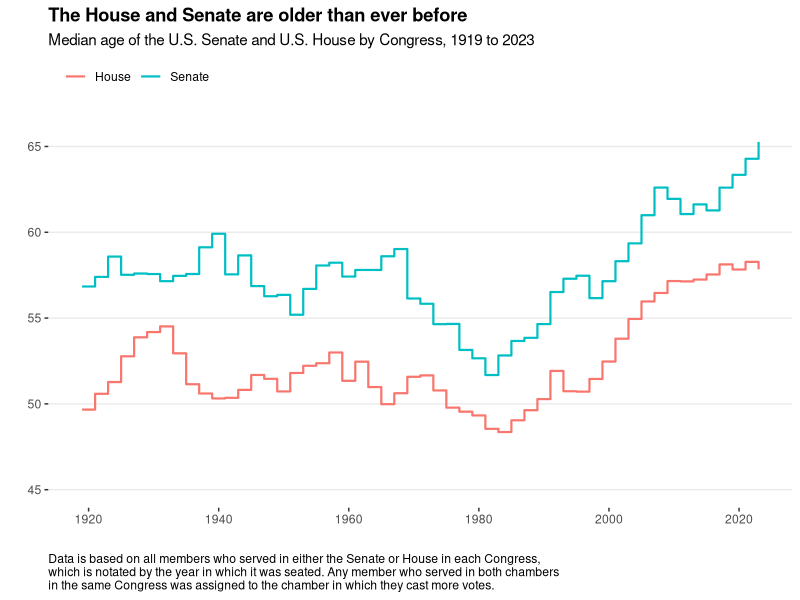

The R script that drew this image:
## ---- chunk 1
knitr::opts_chunk$set(echo = TRUE)
## ---- chunk 2
library(tidyverse)
library(ggrepel)
## ---- chunk 3

## ---- chunk 4
raw_df <- read.csv('data/data_aging_congress.csv')
## ---- chunk 5
work_df <- raw_df %>%
  mutate(year = year(start_date))
## ---- chunk 6
fig1_df <- work_df %>% 
  group_by(year, chamber) %>%
  summarize(median_age = median(age_years)) %>%
  ungroup()
## ---- chunk 7
fig1 <- fig1_df %>%
  ggplot(aes(x=year, y=median_age, col=chamber)) +
  geom_step(linewidth=0.75) +
  theme_bw() +
  scale_x_continuous(breaks = seq(1920, 2020, 20), limits = c(1919, 2023)) +
  scale_y_continuous(breaks = seq(45, 65, 5), limits = c(45, 66)) +
  theme(panel.grid.major.x = element_blank(),
        panel.grid.minor.x = element_blank(),
        panel.grid.minor.y = element_blank(),
        panel.border = element_blank(),
        plot.title = element_text(face = "bold"),
        legend.position = 'top', 
        legend.justification = 'left',
        plot.caption = element_text(hjust=0)) +
  labs(x='', y='', col='',
       title = "The House and Senate are older than ever before",
       subtitle = "Median age of the U.S. Senate and U.S. House by Congress, 1919 to 2023",
       caption = "Data is based on all members who served in either the Senate or House in each Congress,\nwhich is notated by the year in which it was seated. Any member who served in both chambers\nin the same Congress was assigned to the chamber in which they cast more votes.") 
## ---- chunk 8
fig1
## ---- chunk 9
fig2_df <- work_df %>%
  group_by(year, generation) %>%
  summarize(n_gen = n()) %>%
  mutate(prop_gen = n_gen / sum(n_gen) * 100) %>%
  ungroup()
## ---- chunk 10
# fig2 <- fig2_df %>%
#   ggplot(aes(x=year, y=prop_gen, fill=generation)) +
#   geom_area(position='stack', alpha=0.75)
# 
# fig2
